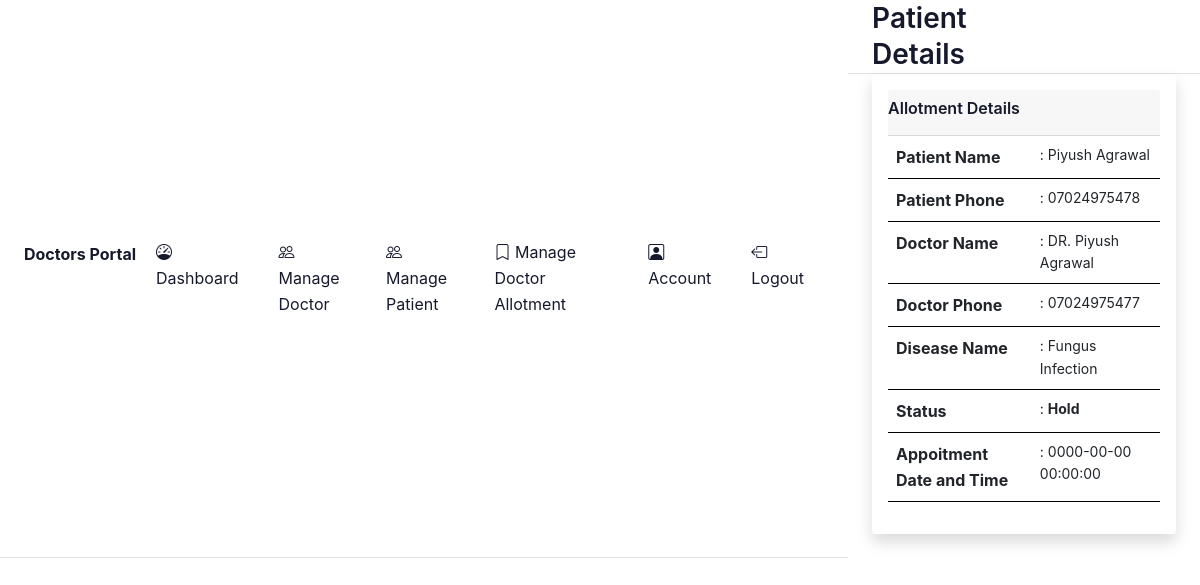
Screenshot of /crm/frontend/user/view_allotment.php?id=1 (signed in) with the database file from the repository.
### tables this page shows
CREATE TABLE `allotment_schema` (
  `id` bigint(250) NOT NULL,
  `doctor_id` int(11) NOT NULL,
  `patient_id` int(11) NOT NULL,
  `disease_name` text DEFAULT 'General Checkup',
  `appoitment_datetime` datetime DEFAULT NULL,
  `last_appointment_datetime` datetime DEFAULT NULL,
  `status` tinyint(4) NOT NULL COMMENT '(0: Pending, 1: Treatment Completed, 2: Processing, 3: Hold)\r\n'
);

CREATE TABLE `patient_schema` (
  `id` int(11) NOT NULL,
  `fullname` text NOT NULL,
  `email_id` varchar(200) NOT NULL,
  `primary_contact_number` varchar(15) NOT NULL,
  `secondary_contact_number` varchar(15) NOT NULL,
  `address` text NOT NULL,
  `adharcard_number` varchar(12) NOT NULL,
  `pancard_number` varchar(20) NOT NULL,
  `status` tinyint(4) NOT NULL,
  `username` varchar(200) NOT NULL,
  `password` varchar(200) NOT NULL,
  `created_date` timestamp NOT NULL DEFAULT current_timestamp()
);

CREATE TABLE `doctor_schema` (
  `id` int(11) NOT NULL,
  `fullname` text NOT NULL,
  `email_id` varchar(200) NOT NULL,
  `primary_contact_number` varchar(15) NOT NULL,
  `secondary_contact_number` varchar(15) DEFAULT NULL,
  `address` text DEFAULT NULL,
  `adharcard_number` varchar(12) DEFAULT NULL,
  `pancard_number` varchar(20) DEFAULT NULL,
  `joining_date` date DEFAULT NULL,
  `speciality_id` int(11) DEFAULT NULL,
  `visit_time_from` time DEFAULT NULL,
  `visit_time_to` time DEFAULT NULL,
  `status` tinyint(4) NOT NULL,
  `username` varchar(200) NOT NULL,
  `password` varchar(200) NOT NULL,
  `created_date` timestamp NOT NULL DEFAULT current_timestamp()
);

### crm/frontend/user/view_allotment.php (the view, shortened to what this page needs)
<!DOCTYPE html>
<html lang="en">
<head>
    <?php require('./user_components/header_links.php'); ?>
</head>
<body>
    <div class="d-flex flex-column flex-lg-row h-lg-full bg-surface-secondary">
        <?php require('./user_components/side_bar.php'); ?>
        <div class="h-screen flex-grow-1 overflow-y-lg-auto">
            <header class="bg-surface-primary border-bottom pt-6">
                <div class="container-fluid">
                    <div class="mb-npx">
                        <div class="row align-items-center">
                            <div class="col-sm-6 col-12 mb-4 mb-sm-0">
                                <h1 class="h2 mb-0 ls-tight">Patient Details</h1>
                            </div>
                        </div>
                    </div>
                </div>
            </header>
            <main class="py-6 bg-surface-secondary">
                <div class="container-fluid">
                    <div class="card shadow border-0 p-3 mb-4">
                        <div class="card-header px-0 pt-2 pb-3">
                            <h5 class="mb-0">Allotment Details</h5>
                        </div>
                        <div class="table-responsive">
                            <table class="table table-hover " id="myTable1">
                                <tbody style="border: 0px solid black !important;">
                                    <?php
                                        $stmt="SELECT allotment_schema.id,doctor_schema.fullname as doctor_name,doctor_schema.primary_contact_number as doctor_phone, patient_schema.fullname as patient_name,patient_schema.primary_contact_number as patient_phone,allotment_schema.disease_name,allotment_schema.status,allotment_schema.appoitment_datetime
                                        FROM `allotment_schema` INNER JOIN `doctor_schema` ON doctor_schema.id=allotment_schema.doctor_id INNER JOIN `patient_schema` ON patient_schema.id=allotment_schema.patient_id WHERE allotment_schema.id=(?)";
                                        $sql=mysqli_prepare($conn, $stmt);
                                        mysqli_stmt_bind_param($sql,'i',$allotment_id);
                                        $result=mysqli_stmt_execute($sql);
                                        if ($result){
                                                $data= mysqli_stmt_get_result($sql);
                                                        ?>
                                                        <?php
                                                while ($row = mysqli_fetch_array($data)){
                                    ?>
                                    <tr>
                                        <th style="font-size: 16px;"><b>Patient Name</b></th>
                                        <td class="overflow_style2" style="font-size: 14px;">
                                            : <?php echo $row["patient_name"];?>
                                        </td>
                                    </tr>
                                    <tr>
                                        <th style="font-size: 16px;"><b>Patient Phone</b></th>
                                        <td class="overflow_style2" style="font-size: 14px;">
                                            : <?php echo $row["patient_phone"];?>
                                        </td>
                                    </tr>
                                    <tr>
                                        <th style="font-size: 16px;"><b>Doctor Name</b></th>
                                        <td class="overflow_style2" style="font-size: 14px;">
                                            : <?php echo $row["doctor_name"];?>
                                        </td>
                                    </tr>
                                    <tr>
                                        <th style="font-size: 16px;"><b>Doctor Phone</b></th>
                                        <td class="overflow_style2" style="font-size: 14px;">
                                            : <?php echo $row["doctor_phone"];?>
                                        </td>
                                    </tr>
                                    <tr>
                                        <th style="font-size: 16px;"><b>Disease Name</b></th>
                                        <td class="overflow_style2" style="font-size: 14px;">
                                            : <?php echo $row["disease_name"];?>
                                        </td>
                                    </tr>
                                    <tr>
                                        <th style="font-size: 16px;"><b>Status</b></th>
                                        <td class="overflow_style2" style="font-size: 14px;">
                                            : <?php
                                                $status="Processing";
                                                if ($row["status"]==0) {
                                                    $status="<span class='text-danger'>Pending</span>";
                                                }
                                                else if($row["status"]==1){
                                                    $status="<span class='text-success'>Completed</span>";
                                                }
                                                else if($row["status"]==2){
                                                    $status="<span class='text-info'>Processing</span>";
                                                }
                                                else {
                                                    $status="<span class='text-secondry'>Hold</span>";
                                                }
                                            ?>
                                            <b><?php echo $status;?></b>
                                        </td>
                                    </tr>
                                    <tr>
                                        <th style="font-size: 16px;"><b>Appoitment Date and Time</b></th>
                                        <td class="overflow_style2" style="font-size: 14px;">
                                            : <?php echo ($row["appoitment_datetime"]);?>
                                        </td>
                                    </tr>
                                    <?php
                                    }
                                }
                                else{
                                    mysqli_error($conn);
                                }
                                ?>
                                </tbody>
                            </table>
                        </div>
                    </div>
                </div>
            </main>
        </div>
    </div>
</body>
</html>

### rows the page displays
allotment_schema: patient_schema.fullname "Piyush Agrawal", patient_schema.primary_contact_number "07024975478", doctor_schema.fullname "DR. Piyush Agrawal", doctor_schema.primary_contact_number "07024975477", disease_name "Fungus Infection", status "Hold", appoitment_datetime "0000-00-00 00:00:00"
